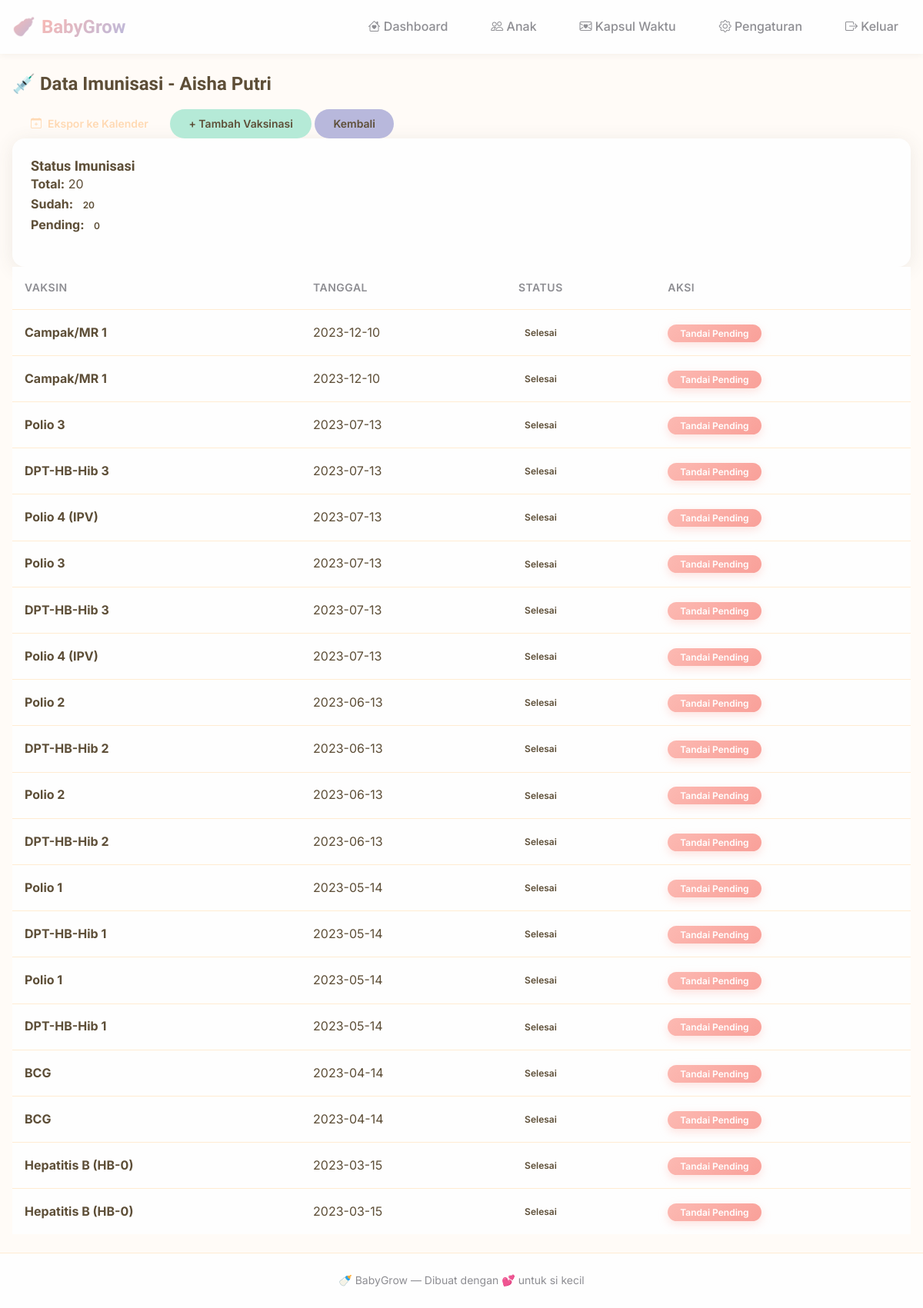
Page /children/1/immunization (signed in) on the committed database.
### tables this page shows
CREATE TABLE children (
            id INTEGER PRIMARY KEY AUTOINCREMENT,
            user_id INTEGER,
            name TEXT,
            dob TEXT,
            gender TEXT
        );

CREATE TABLE immunization (
            id INTEGER PRIMARY KEY AUTOINCREMENT,
            child_id INTEGER,
            vaccine TEXT,
            date_given TEXT,
            status TEXT DEFAULT 'pending'
        );

### app.py (the view)
@app.route('/children/<int:child_id>/immunization')
def immunization_list(child_id):
    db = get_db()
    user_id = session.get('user_id')
    if not user_id:
        return redirect(url_for('login'))
    cur = db.execute('SELECT id,name FROM children WHERE id=? AND user_id=?', (child_id, user_id))
    child = cur.fetchone()
    if not child:
        flash('Anak tidak ditemukan.')
        return redirect(url_for('children'))
    cur = db.execute('SELECT id,vaccine,date_given,status FROM immunization WHERE child_id=? ORDER BY date_given DESC', (child_id,))
    vaccinations = cur.fetchall()
    total = len(vaccinations)
    done = sum(1 for v in vaccinations if v['status'] == 'done') if vaccinations else 0
    return render_template('immunization_list.html', child=child, vaccinations=vaccinations, total=total, done=done)

### db.py (called while the page is built)
def get_db():
    db = getattr(g, '_database', None)
    if db is None:
        if DB_TYPE == 'mysql':
            import mysql.connector
            host = os.environ.get('MYSQL_HOST', 'localhost')
            port = int(os.environ.get('MYSQL_PORT', '3306'))
            user = os.environ.get('MYSQL_USER', 'root')
            password = os.environ.get('MYSQL_PASSWORD', '')
            database = os.environ.get('MYSQL_DB', 'balita_db')
            conn = mysql.connector.connect(
                host=host,
                port=port,
                user=user,
                password=password,
                database=database
            )
            db = MySQLDBWrapper(conn)
        else:
            os.makedirs(DATABASE_DIR, exist_ok=True)
            conn = sqlite3.connect(DATABASE)
            conn.row_factory = sqlite3.Row
            db = conn
        g._database = db
    return db

def close_connection(exception):
    db = getattr(g, '_database', None)
    if db is not None:
        try:
            db.close()
        except Exception:
            pass

### templates/immunization_list.html (shortened to what this page needs)
{% extends "base.html" %}
{% block content %}
<div class="container mt-4">
    <div class="row mb-4">
        <div class="col-md-6">
            <h2>💉 Data Imunisasi - {{ child['name'] }}</h2>
        </div>
        <div class="col-md-6 text-end">
            <a href="{{ url_for('export_immunization_calendar', child_id=child['id']) }}" class="btn btn-outline-primary" title="Sinkronkan ke Google Calendar">
                <i class="bi bi-calendar-plus"></i> Ekspor ke Kalender
            </a>
            <a href="{{ url_for('add_immunization', child_id=child['id']) }}" class="btn btn-success">+ Tambah Vaksinasi</a>
            <a href="{{ url_for('children') }}" class="btn btn-secondary">Kembali</a>
        </div>
    </div>
    {% if vaccinations %}
    <div class="card mb-4">
        <div class="card-body">
            <h5 class="card-title">Status Imunisasi</h5>
            <p>
                <strong>Total:</strong> {{ total }}<br>
                <strong>Sudah:</strong> <span class="badge bg-success">{{ done }}</span><br>
                <strong>Pending:</strong> <span class="badge bg-warning">{{ total - done }}</span>
            </p>
        </div>
    </div>
    <div class="table-responsive">
        <table class="table table-hover">
            <thead class="table-light">
                <tr>
                    <th>Vaksin</th>
                    <th>Tanggal</th>
                    <th>Status</th>
                    <th>Aksi</th>
                </tr>
            </thead>
            <tbody>
                {% for v in vaccinations %}
                <tr class="{% if v['status'] == 'done' %}table-success{% endif %}">
                    <td><strong>{{ v['vaccine'] }}</strong></td>
                    <td>{{ v['date_given'] }}</td>
                    <td>
                        {% if v['status'] == 'done' %}
                        <span class="badge bg-success">Selesai</span>
                        {% else %}
                        <span class="badge bg-warning">Pending</span>
                        {% endif %}
                    </td>
                    <td>
                        <form method="POST" action="{{ url_for('toggle_immunization', child_id=child['id'], vacc_id=v['id']) }}" style="display:inline;">
                            <button type="submit" class="btn btn-sm btn-primary">
                                {% if v['status'] == 'done' %}
                                Tandai Pending
                                {% else %}
                                Tandai Selesai
                                {% endif %}
                            </button>
                        </form>
                    </td>
                </tr>
                {% endfor %}
            </tbody>
        </table>
    </div>
    {% else %}
    <div class="alert alert-info">
        Belum ada vaksinasi tercatat. <a href="{{ url_for('add_immunization', child_id=child['id']) }}">Tambah vaksinasi sekarang</a>
    </div>
    {% endif %}
</div>
{% endblock %}

### static/css/style.css (style rules this page uses)
:root { --color-peach: #ffecd2; --color-peach-dark: #ffd9b3; --color-blush: #fcb9b2; --color-blush-dark: #f9a099; --color-lavender: #b8b8dc; --color-lavender-dark: #9999c9; --color-mint: #b5ead7; --color-mint-dark: #8edcc2; --color-cream: #fff8f0; --color-cloud: #fefefe; --color-text-primary: #5d4e37; --color-text-secondary: #8e8e93; --color-text-light: #b5a99a; --color-text-white: #ffffff; --color-success: #7bc67e; --color-warning: #ffd166; --color-error: #ef767a; --color-info: #6b9ac4; --shadow-sm: 0 2px 8px rgba(93, 78, 55, 0.06); --shadow-md: 0 4px 20px rgba(93, 78, 55, 0.08); --shadow-lg: 0 8px 40px rgba(93, 78, 55, 0.12); --shadow-card: 0 4px 24px rgba(93, 78, 55, 0.1); --radius-sm: 8px; --radius-md: 12px; --radius-lg: 16px; --radius-xl: 24px; --radius-full: 9999px; --space-xs: 4px; --space-sm: 8px; --space-md: 16px; --space-lg: 24px; --space-xl: 32px; --space-2xl: 48px; --transition-fast: 0.15s ease; --transition-normal: 0.25s ease; --transition-slow: 0.4s ease; --font-heading: "Quicksand", "Nunito", -apple-system, BlinkMacSystemFont, sans-serif; --font-body: "Inter", "Nunito Sans", -apple-system, BlinkMacSystemFont, sans-serif; }
.theme-peach { --color-primary: #ffecd2; --color-primary-dark: #ffd9b3; --color-background: #fffbf7; }
*, *::before, *::after { box-sizing: border-box; }
html { font-size: 16px; scroll-behavior: smooth; }
body { font-family: var(--font-body); background: var(--color-background, var(--color-cream)); color: var(--color-text-primary); line-height: 1.6; margin: 0; padding: 0; min-height: 100vh; }
h1, h2, h3, h4, h5, h6 { font-family: var(--font-heading); font-weight: 600; line-height: 1.3; margin: 0 0 var(--space-md); color: var(--color-text-primary); }
h2 { font-size: 1.5rem; }
p { margin: 0 0 var(--space-md); }
a { color: var(--color-primary-dark, var(--color-blush-dark)); text-decoration: none; transition: color var(--transition-fast); }
.container { width: 100%; max-width: 1200px; margin: 0 auto; padding: 0 var(--space-md); }
.card { background: var(--color-cloud); border-radius: var(--radius-lg); box-shadow: var(--shadow-card); padding: var(--space-lg); transition: transform var(--transition-normal), box-shadow var(--transition-normal); }
.card-title { font-size: 1.125rem; font-weight: 600; margin: 0; }
.btn { display: inline-flex; align-items: center; justify-content: center; gap: var(--space-sm); padding: var(--space-sm) var(--space-lg); border: none; border-radius: var(--radius-full); font-family: var(--font-body); font-size: 0.875rem; font-weight: 600; cursor: pointer; transition: all var(--transition-fast); text-decoration: none; }
.btn-primary { background: linear-gradient( 135deg, var(--color-blush), var(--color-blush-dark) ); color: var(--color-text-white); box-shadow: 0 4px 12px rgba(252, 185, 178, 0.4); }
.btn-secondary { background: var(--color-lavender); color: var(--color-text-primary); }
.btn-success { background: var(--color-mint); color: var(--color-text-primary); }
.btn-sm { padding: var(--space-xs) var(--space-md); font-size: 0.75rem; }
.badge { display: inline-flex; align-items: center; padding: var(--space-xs) var(--space-sm); border-radius: var(--radius-full); font-size: 0.75rem; font-weight: 600; }
.table { width: 100%; border-collapse: collapse; background: var(--color-cloud); }
.table th, .table td { padding: var(--space-md); text-align: left; border-bottom: 1px solid var(--color-peach); }
.table th { font-weight: 600; color: var(--color-text-secondary); font-size: 0.875rem; text-transform: uppercase; letter-spacing: 0.5px; }
.table tbody tr:last-child td { border-bottom: none; }

### rows in the picture
children: name "Aisha Putri"
immunization: vaccine "Campak/MR 1", date_given "2023-12-10", status "Selesai"
immunization: vaccine "Campak/MR 1", date_given "2023-12-10", status "Selesai"
immunization: vaccine "Polio 3", date_given "2023-07-13", status "Selesai"
immunization: vaccine "DPT-HB-Hib 3", date_given "2023-07-13", status "Selesai"
immunization: vaccine "Polio 4 (IPV)", date_given "2023-07-13", status "Selesai"
immunization: vaccine "Polio 3", date_given "2023-07-13", status "Selesai"
immunization: vaccine "DPT-HB-Hib 3", date_given "2023-07-13", status "Selesai"
immunization: vaccine "Polio 4 (IPV)", date_given "2023-07-13", status "Selesai"
immunization: vaccine "Polio 2", date_given "2023-06-13", status "Selesai"
immunization: vaccine "DPT-HB-Hib 2", date_given "2023-06-13", status "Selesai"
immunization: vaccine "Polio 2", date_given "2023-06-13", status "Selesai"
immunization: vaccine "DPT-HB-Hib 2", date_given "2023-06-13", status "Selesai"
immunization: vaccine "Polio 1", date_given "2023-05-14", status "Selesai"
immunization: vaccine "DPT-HB-Hib 1", date_given "2023-05-14", status "Selesai"
immunization: vaccine "Polio 1", date_given "2023-05-14", status "Selesai"
immunization: vaccine "DPT-HB-Hib 1", date_given "2023-05-14", status "Selesai"
immunization: vaccine "BCG", date_given "2023-04-14", status "Selesai"
immunization: vaccine "BCG", date_given "2023-04-14", status "Selesai"
immunization: vaccine "Hepatitis B (HB-0)", date_given "2023-03-15", status "Selesai"
immunization: vaccine "Hepatitis B (HB-0)", date_given "2023-03-15", status "Selesai"

### other values in the picture
{{ total }} "20"
{{ done }} "20"
{{ total - done }} "0"
